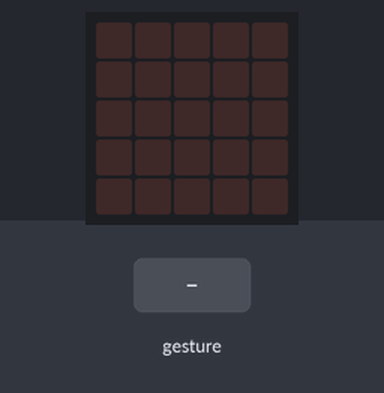
A program run on a simulated BBC micro:bit (MakeCode). Shown: the board's 5×5 LED display. The test bench sets the inputs (shaded band). Random numbers come from a fixed seed; a tilt is held for 1.5 s and a shake lasts 1 s, then the board lies face up again.

Above: at 1.2 s.
1.3 s: gesture 'shake'
At 2.6 s:
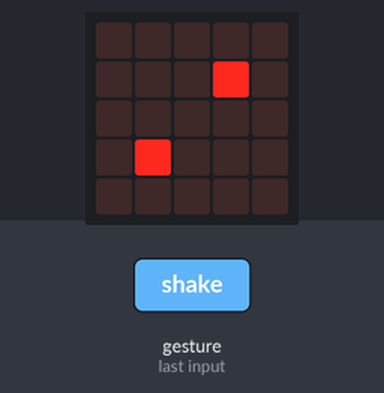
3.0 s: gesture 'shake'
At 3.8 s:
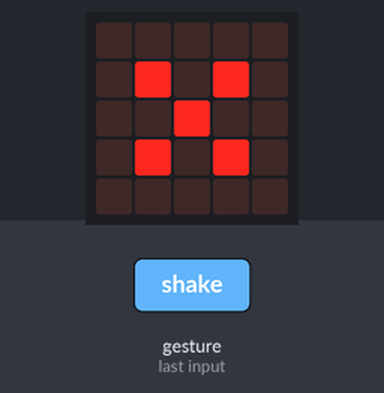
4.7 s: gesture 'shake'
At 6.1 s:
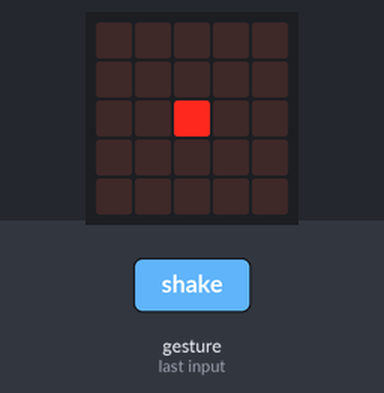
6.4 s: gesture 'shake'
At 7.6 s:
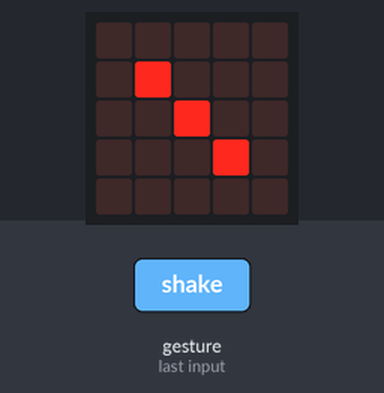
Timing chart, 0 to 9.1 s (numbered marks = the images above; inputs shaded):
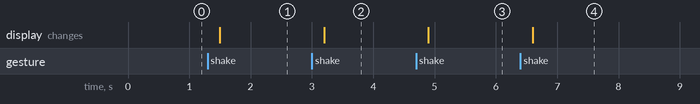

Measured:
- after the input at 1.3 s, the display: changes after 0.20 s (image 1)
- after the input at 3.0 s, the display: changes after 0.20 s (image 2)
- after the input at 4.7 s, the display: changes after 0.20 s (image 3)
- after the input at 6.4 s, the display: changes after 0.20 s (image 4)

The program:

main.ts
```typescript
let stochastic = 0
input.onGesture(Gesture.Shake, function () {
    stochastic = randint(0, 5)
    if (stochastic == 0) {
        basic.showLeds(`
            . . . . .
            . . . . .
            . . # . .
            . . . . .
            . . . . .
            `)
    } else if (stochastic == 1) {
        basic.showLeds(`
            . . . . .
            . . . # .
            . . . . .
            . # . . .
            . . . . .
            `)
    } else if (stochastic == 2) {
        basic.showLeds(`
            . . . . .
            . # . . .
            . . # . .
            . . . # .
            . . . . .
            `)
    } else if (stochastic == 3) {
        basic.showLeds(`
            . . . . .
            . # . # .
            . . . . .
            . # . # .
            . . . . .
            `)
    } else if (stochastic == 4) {
        basic.showLeds(`
            . . . . .
            . # . # .
            . . # . .
            . # . # .
            . . . . .
            `)
    } else if (stochastic == 5) {
        basic.showLeds(`
            . . . . .
            . # # # .
            . . . . .
            . # # # .
            . . . . .
            `)
    }
})
basic.forever(function () {

})
```

test.ts
```typescript
// 在此处测试；当此软件包作为插件使用时，将不会编译此软件包。
```
